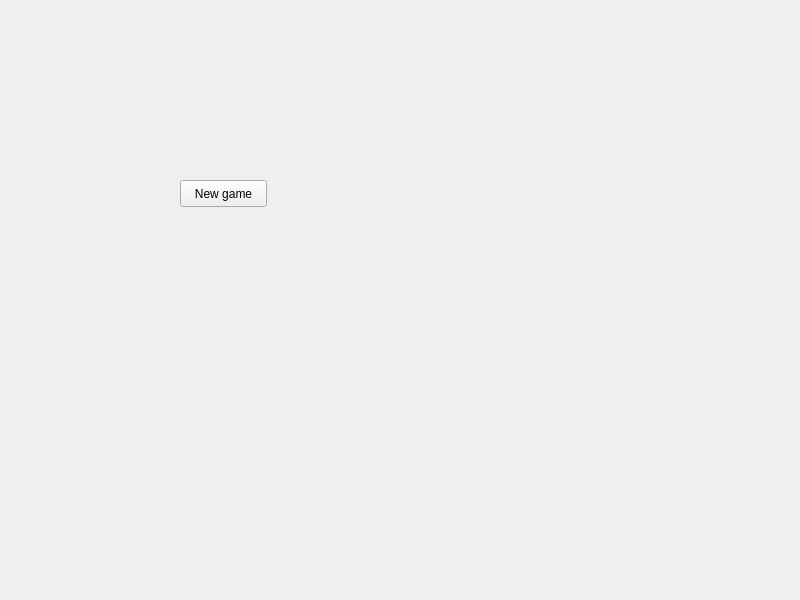
<?xml version="1.0" encoding="UTF-8"?>
<ui version="4.0">
 <class>Frank::MainWindow</class>
 <widget class="QMainWindow" name="Frank::MainWindow">
  <property name="geometry">
   <rect>
    <x>0</x>
    <y>0</y>
    <width>800</width>
    <height>600</height>
   </rect>
  </property>
  <property name="windowTitle">
   <string>MainWindow</string>
  </property>
  <widget class="QWidget" name="centralwidget">
   <widget class="QPushButton" name="pb_NewGame">
    <property name="geometry">
     <rect>
      <x>180</x>
      <y>180</y>
      <width>87</width>
      <height>27</height>
     </rect>
    </property>
    <property name="text">
     <string>New game</string>
    </property>
   </widget>
  </widget>
 </widget>
 <resources/>
 <connections/>
</ui>
